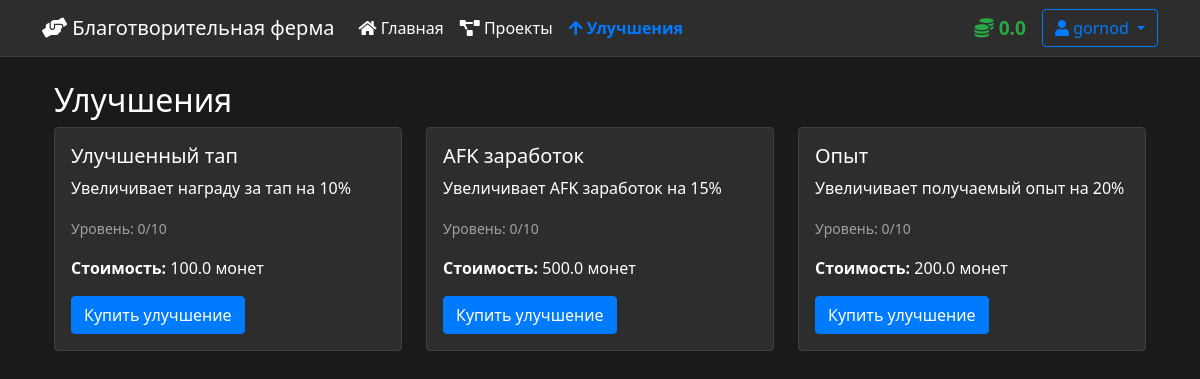
/upgrades (signed in), run on the app's committed database.
### app.py (models this page shows, shortened)
class User(UserMixin, db.Model):
    id = db.Column(db.Integer, primary_key=True)
    username = db.Column(db.String(80), unique=True, nullable=False)
    password_hash = db.Column(db.String(128), nullable=False)
    balance = db.Column(db.Float, default=0.0)
    experience = db.Column(db.Integer, default=0)
    level = db.Column(db.Integer, default=1)
    last_tap = db.Column(db.DateTime)
    total_help = db.Column(db.Float, default=0.0)
    completed_projects = db.Column(db.Integer, default=0)  # Исправлено с projects_completed
    created_at = db.Column(db.DateTime, default=datetime.now)
    donations = db.relationship('Donation', backref='user', lazy=True)

class Upgrade(db.Model):
    id = db.Column(db.Integer, primary_key=True)
    name = db.Column(db.String(100), nullable=False)
    description = db.Column(db.Text, nullable=False)
    cost = db.Column(db.Float, nullable=False)
    effect_type = db.Column(db.String(50), nullable=False)  # 'tap_reward', 'afk_reward', 'experience'
    effect_value = db.Column(db.Float, nullable=False)
    level = db.Column(db.Integer, default=0)  # Начинаем с 0 уровня
    max_level = db.Column(db.Integer, default=10)
    base_cost = db.Column(db.Float, nullable=False)  # Базовая стоимость для расчета

### app.py (the view)
@app.route('/upgrades')
@login_required
def upgrades():
    upgrades = Upgrade.query.all()
    return render_template('upgrades.html', upgrades=upgrades)

### app.py (called while the page is built)
@app.context_processor
def inject_now():
    return {'now': datetime.now()}

@login_manager.user_loader
def load_user(user_id):
    return db.session.get(User, int(user_id))

### templates/upgrades.html (shortened to what this page needs)
{% extends "base.html" %}
{% block content %}
<div class="container mt-4">
    <h2>Улучшения</h2>
    <div class="row">
        {% for upgrade in upgrades %}
        <div class="col-md-4 mb-4">
            <div class="card">
                <div class="card-body">
                    <h5 class="card-title">{{ upgrade.name }}</h5>
                    <p class="card-text">{{ upgrade.description }}</p>
                    <p class="card-text">
                        <small class="text-muted">
                            Уровень: {{ upgrade.level }}/{{ upgrade.max_level }}
                        </small>
                    </p>
                    <p class="card-text">
                        <strong>Стоимость:</strong> {{ upgrade.cost }} монет
                    </p>
                    <button class="btn btn-primary purchase-upgrade"
                            data-upgrade-id="{{ upgrade.id }}"
                            {% if upgrade.level >= upgrade.max_level %}disabled{% endif %}>
                        {% if upgrade.level >= upgrade.max_level %}
                            Максимальный уровень
                        {% else %}
                            Купить улучшение
                        {% endif %}
                    </button>
                </div>
            </div>
        </div>
        {% endfor %}
    </div>
</div>
{% endblock %}

### templates/base.html (shortened to what this page needs)
<!DOCTYPE html>
<html lang="ru">
<head>
    <link href="https://cdn.jsdelivr.net/npm/bootstrap@5.1.3/dist/css/bootstrap.min.css" rel="stylesheet">
    <link href="https://cdnjs.cloudflare.com/ajax/libs/font-awesome/5.15.4/css/all.min.css" rel="stylesheet">
</head>
<body>
    <nav class="navbar navbar-expand-lg navbar-light bg-light mb-4">
        <div class="container">
            <a class="navbar-brand" href="{{ url_for('index') }}">
                <i class="fas fa-hands-helping"></i> Благотворительная ферма
            </a>
            <div class="collapse navbar-collapse" id="navbarNav">
                <ul class="navbar-nav me-auto">
                    <li class="nav-item">
                        <a class="nav-link {% if request.endpoint == 'index' %}active{% endif %}" href="{{ url_for('index') }}">
                            <i class="fas fa-home"></i> Главная
                        </a>
                    </li>
                    <li class="nav-item">
                        <a class="nav-link {% if request.endpoint == 'projects' %}active{% endif %}" href="{{ url_for('projects') }}">
                            <i class="fas fa-project-diagram"></i> Проекты
                        </a>
                    </li>
                    <li class="nav-item">
                        <a class="nav-link {% if request.endpoint == 'upgrades' %}active{% endif %}" href="{{ url_for('upgrades') }}">
                            <i class="fas fa-arrow-up"></i> Улучшения
                        </a>
                    </li>
                </ul>
                <div class="d-flex align-items-center">
                    {% if current_user.is_authenticated %}
                        <span class="balance me-3">
                            <i class="fas fa-coins"></i> {{ current_user.balance|round(2) }}
                        </span>
                        <div class="dropdown">
                            <button class="btn btn-outline-primary dropdown-toggle" type="button" id="userMenu" data-bs-toggle="dropdown">
                                <i class="fas fa-user"></i> {{ current_user.username }}
                            </button>
                        </div>
                    {% else %}
                        <a href="{{ url_for('login') }}" class="btn btn-outline-primary me-2">Войти</a>
                        <a href="{{ url_for('register') }}" class="btn btn-primary">Регистрация</a>
                    {% endif %}
                </div>
            </div>
        </div>
    </nav>
    <div class="container">
        {% block content %}{% endblock %}
    </div>
</body>
</html>

### templates/base.html (style rules this page uses)
body { background-color: #1a1a1a; color: #ffffff; }
.navbar { background-color: #2d2d2d !important; border-bottom: 1px solid #404040; }
.navbar-brand, .nav-link { color: #ffffff !important; }
.nav-link.active { color: #007bff !important; font-weight: 600; }
.card { background-color: #2d2d2d; border: 1px solid #404040; }
.card-body { color: #ffffff; }
.balance { font-size: 1.2em; font-weight: bold; color: #28a745; }
.btn-primary { background-color: #007bff; border-color: #007bff; }
.btn-outline-primary { color: #007bff; border-color: #007bff; }
.text-muted { color: #a0a0a0 !important; }

### data on the page
User: balance "0.0", username "gornod"
Upgrade: name "Улучшенный тап", description "Увеличивает награду за тап на 10%", level "0", max_level "10", cost "100.0", shows "Купить улучшение"
Upgrade: name "AFK заработок", description "Увеличивает AFK заработок на 15%", level "0", max_level "10", cost "500.0", shows "Купить улучшение"
Upgrade: name "Опыт", description "Увеличивает получаемый опыт на 20%", level "0", max_level "10", cost "200.0", shows "Купить улучшение"
